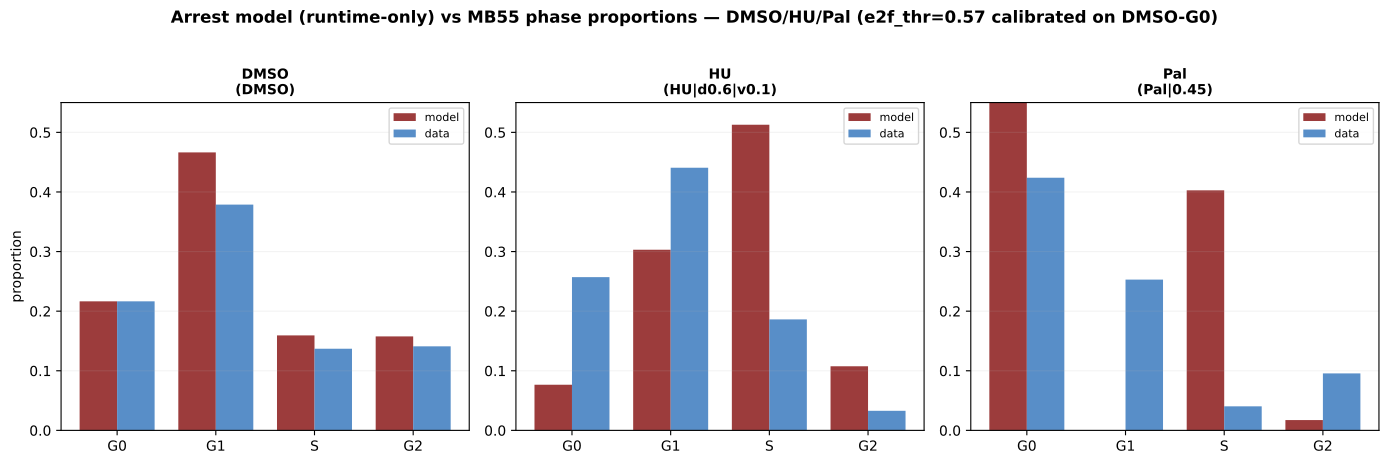

Reproduce this figure in Python.
"""Arrest-model calibration: tune HU (dose + vmin_fork) and Palbociclib (kPhRbCd fraction) to the
measured MB55 phase proportions. G0/G1 threshold calibrated on DMSO (so DMSO G0=0.217). Runtime only.
RO3306 dropped. Reports best drug strengths + achievable match + residuals; figure model vs data."""
import sys, os
sys.path.insert(0, '.')
import numpy as np, tellurium as te, multiprocessing as mp
import matplotlib; matplotlib.use('Agg')
import matplotlib.pyplot as plt
from src.build_model_v44_heldt import build_model_v44

MB = dict(SHH=0.5, HHi=0.0, MYCN_amplification=2.8, Ptch1_copy_number=0.1, p16=0.306, p18=1.553, kSyP21=0.002)
KPHRBCD0 = 0.35
SETTLE, TREAT, CHUNK, NP = 4800.0, 1440.0, 60.0, 9
KTL0, P21_MED, MU0 = 0.801, 0.42, 0.0005
CD_SDLOG, P27_SDLOG, MU_SDLOG, PART = 0.633, 0.32, 0.22, 0.30
TGT = {'DMSO': dict(G0=.2165, G1=.3788, S=.137, G2=.141),
       'HU':   dict(G0=.2571, G1=.4406, S=.1862, G2=.0328),
       'Pal':  dict(G0=.4239, G1=.253,  S=.0404, G2=.0956)}
# candidate interventions
CONDS = [('DMSO', {})]
CONDS += [(f'HU|d{d}|v{v}', {'HU': d, 'vmin_fork': v}) for d in (0.6, 1.0) for v in (0.1, 0.04, 0.015)]
CONDS += [(f'Pal|{f}', {'kPhRbCd': round(KPHRBCD0*f, 4)}) for f in (0.6, 0.45, 0.35, 0.25)]
PHASES = ['G0', 'G1', 'S', 'G2']
SEL = ['time', 'Dna', 'aRc', 'E2f']
_RR = None


def _init(_):
    global _RR
    _RR = te.loada(build_model_v44(with_ezh2=True, with_hh=True))
    _RR.integrator.setValue('absolute_tolerance', 1e-9); _RR.integrator.setValue('relative_tolerance', 1e-6)
    try: _RR.integrator.setValue('maximum_num_steps', 300000)
    except Exception: pass


def _work(task):
    i, label, pars, ktl, p21d, mu = task
    rng = np.random.default_rng((hash((i, label)) & 0xFFFFFFFF))
    _RR.reset(); _RR['SHH'] = MB['SHH']
    for k, v in MB.items(): _RR[k] = v
    _RR['k_Cd_translation'] = float(ktl); _RR['mu'] = float(mu); _RR['P21_div'] = float(p21d)
    draw = lambda: float(p21d * np.exp(rng.normal(-PART * PART / 2.0, PART)))
    tm = 0.0; settle_end = SETTLE + int(rng.integers(0, 34)) * CHUNK
    while tm < settle_end:
        _RR['P21_div'] = draw()
        try: _RR.simulate(tm, tm + CHUNK, 2, selections=['time'])
        except Exception: return None
        tm += CHUNK
    for k, v in pars.items(): _RR[k] = float(v)
    DN, AR, E2 = [], [], []
    t = 0.0
    while t < TREAT:
        _RR['P21_div'] = draw(); r = None
        for atol in (1e-9, 1e-8, 1e-7):
            try:
                _RR.integrator.setValue('absolute_tolerance', atol)
                r = _RR.simulate(tm, tm + CHUNK, NP, selections=SEL); break
            except Exception: r = None
        if r is None: break
        DN.append(r['Dna'][1:]); AR.append(r['aRc'][1:]); E2.append(r['E2f'][1:])
        t += CHUNK; tm += CHUNK
    if not DN: return None
    return (label, np.concatenate(DN), np.concatenate(AR), np.concatenate(E2))


def props(DN, AR, E2, thr):
    inS = AR > 0.05; inG2 = (~inS) & (DN > 0.9); in2N = (~inS) & (DN <= 0.9)
    n = len(DN)
    return dict(S=inS.mean(), G2=inG2.mean(),
                G0=(in2N & (E2 < thr)).mean(), G1=(in2N & (E2 >= thr)).mean())


if __name__ == '__main__':
    N = 40
    rng = np.random.default_rng(11)
    ktl = np.clip(KTL0 * np.exp(rng.normal(0, CD_SDLOG, N)), 0.15, 5.0)
    p21 = np.clip(P21_MED * np.exp(rng.normal(0, P27_SDLOG, N)), 0.15, 2.5)
    mu = np.clip(MU0 * np.exp(rng.normal(0, MU_SDLOG, N)), 0.00028, 0.00085)
    tasks = [(i, lab, pars, ktl[i], p21[i], mu[i]) for lab, pars in CONDS for i in range(N)]
    print(f'{len(CONDS)} conditions x N={N} = {len(tasks)} cells', flush=True)
    with mp.get_context('spawn').Pool(9, initializer=_init, initargs=(None,)) as pool:
        res = [r for r in pool.imap_unordered(_work, tasks, chunksize=4) if r is not None]
    pool_by = {}
    for lab, _ in CONDS:
        sub = [r for r in res if r[0] == lab]
        if sub:
            pool_by[lab] = (np.concatenate([r[1] for r in sub]), np.concatenate([r[2] for r in sub]), np.concatenate([r[3] for r in sub]))
    # calibrate E2f threshold on DMSO so G0 fraction = target 0.2165
    DN, AR, E2 = pool_by['DMSO']; in2N = (AR <= 0.05) & (DN <= 0.9)
    e2_2n = np.sort(E2[in2N])
    # want (#2N with E2<thr)/total = 0.2165  -> thr = quantile of E2[2N] at (0.2165*total)/n2N
    ntot = len(DN); k = int(round(TGT['DMSO']['G0'] * ntot))
    thr = float(e2_2n[min(k, len(e2_2n)-1)]) if k < len(e2_2n) else float(e2_2n[-1])
    print(f'calibrated e2f_thr = {thr:.3f} (DMSO G0 -> {TGT["DMSO"]["G0"]:.3f})')

    def sse(p, base):
        return sum((p[ph] - TGT[base][ph])**2 for ph in PHASES)

    # pick best HU and best Pal
    results = {}
    for lab, _ in CONDS:
        if lab not in pool_by: results[lab] = None; continue
        results[lab] = props(*pool_by[lab], thr)
    print(f'\n{"condition":>14} | {"G0":>5} {"G1":>5} {"S":>5} {"G2":>5}  SSE   target(G0/G1/S/G2)')
    best = {'HU': (None, 9), 'Pal': (None, 9)}
    for lab, _ in CONDS:
        p = results[lab]
        if p is None: print(f'{lab:>14} | FAILED'); continue
        base = lab.split('|')[0].split('_')[0] if '|' in lab else lab
        if base not in TGT: base = 'DMSO'
        s = sse(p, base)
        t = TGT[base]
        print(f'{lab:>14} | {p["G0"]:.2f}  {p["G1"]:.2f}  {p["S"]:.2f}  {p["G2"]:.2f}  {s:.3f}  [{t["G0"]:.2f}/{t["G1"]:.2f}/{t["S"]:.2f}/{t["G2"]:.2f}]')
        if base in ('HU', 'Pal') and s < best[base][1]: best[base] = (lab, s)
    print(f'\nbest HU  = {best["HU"][0]}  (SSE {best["HU"][1]:.3f})')
    print(f'best Pal = {best["Pal"][0]} (SSE {best["Pal"][1]:.3f})')

    # figure: model vs data proportions for DMSO + best HU + best Pal
    fig, ax = plt.subplots(1, 3, figsize=(14, 4.5))
    show = [('DMSO', 'DMSO'), (best['HU'][0], 'HU'), (best['Pal'][0], 'Pal')]
    x = np.arange(4); w = 0.38
    for a, (lab, base) in zip(ax, show):
        p = results[lab]
        a.bar(x - w/2, [p[ph] for ph in PHASES], w, color='#8b1a1a', label='model', alpha=0.85)
        a.bar(x + w/2, [TGT[base][ph] for ph in PHASES], w, color='#3b7bbf', label='data', alpha=0.85)
        a.set_xticks(x); a.set_xticklabels(PHASES); a.set_ylim(0, 0.55)
        a.set_title(f'{base}\n({lab})', fontweight='bold', fontsize=10); a.set_ylabel('proportion' if base == 'DMSO' else '')
        a.legend(fontsize=8); a.grid(alpha=0.15, axis='y')
    fig.suptitle(f'Arrest model (runtime-only) vs MB55 phase proportions — DMSO/HU/Pal (e2f_thr={thr:.2f} calibrated on DMSO-G0)', fontweight='bold', fontsize=12, y=1.02)
    plt.tight_layout()
    plt.savefig('simulations/sim_ezh2_arrest_calib.png', dpi=150, bbox_inches='tight')
    plt.savefig('simulations/sim_ezh2_arrest_calib.pdf', bbox_inches='tight')
    print('Saved sim_ezh2_arrest_calib.png')
